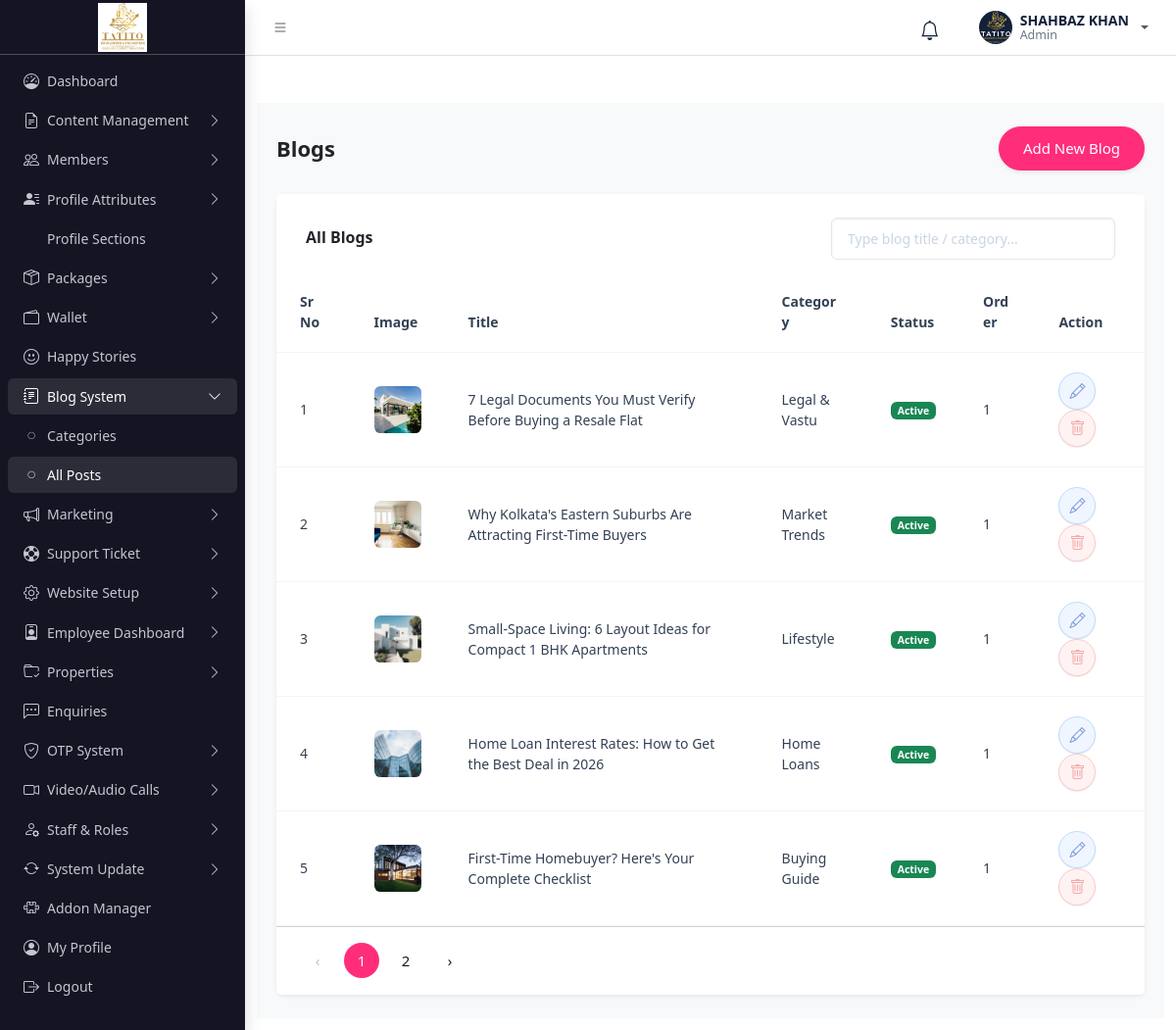
/admin/blog.php (signed in), run on the app's committed database.
### tables this page shows
CREATE TABLE `users` (
  `id` int(11) NOT NULL,
  `fullname` varchar(100) NOT NULL,
  `username` varchar(50) NOT NULL,
  `mobile_number` varchar(10) NOT NULL,
  `profile_image` varchar(255) DEFAULT NULL,
  `email_verified` tinyint(1) NOT NULL DEFAULT 0,
  `otp_code` varchar(6) DEFAULT NULL,
  `otp_expires` datetime DEFAULT NULL,
  `last_login` datetime DEFAULT NULL,
  `password` varchar(255) NOT NULL,
  `role` enum('admin','user') NOT NULL DEFAULT 'user',
  `account_type` enum('buyer','seller','builder','agent','developer') NOT NULL DEFAULT 'buyer',
  `created_at` timestamp NOT NULL DEFAULT current_timestamp(),
  `reset_token` varchar(64) DEFAULT NULL,
  `reset_expires` datetime DEFAULT NULL
);

CREATE TABLE `blogs` (
  `id` int(11) NOT NULL,
  `title` varchar(255) NOT NULL,
  `slug` varchar(255) NOT NULL,
  `category` varchar(100) DEFAULT NULL,
  `author` varchar(100) DEFAULT NULL,
  `image` varchar(255) DEFAULT NULL,
  `excerpt` varchar(500) DEFAULT NULL,
  `content` text DEFAULT NULL,
  `status` enum('Active','Inactive') NOT NULL DEFAULT 'Active',
  `blog_order` int(11) NOT NULL DEFAULT 1,
  `created_at` datetime DEFAULT current_timestamp(),
  `updated_at` datetime DEFAULT current_timestamp() ON UPDATE current_timestamp()
);

### admin/includes/security.php (called while the page is built, shortened)
<?php
if (!function_exists('csrf_token')) {
    function csrf_token() {
        return $_SESSION['csrf_token'];
    }
}

### admin/blog.php (the view, shortened to what this page needs)
<?php
require_once 'auth_check.php';
$uploadDir = __DIR__ . '/uploads/blogs/';
$perPage = 5;
$page = isset($_GET['page']) ? max(1, intval($_GET['page'])) : 1;
$totalBlogs = 0;
$stmt = $conn->prepare("SELECT COUNT(*) AS total FROM blogs");
if($stmt){
    $stmt->execute();
    $stmt->bind_result($totalBlogs);
}
$totalPages = max(1, (int) ceil($totalBlogs / $perPage));
$page = min($page, $totalPages);
$offset = ($page - 1) * $perPage;
$blogs = [];
$stmt = $conn->prepare("SELECT id, title, slug, category, author, image, status, blog_order FROM blogs ORDER BY blog_order ASC, id DESC LIMIT ?, ?");
if($stmt){
    $stmt->bind_param("ii", $offset, $perPage);
    $stmt->execute();
    $result = $stmt->get_result();
    while($row = $result->fetch_assoc()){
        $blogs[] = $row;
    }
}
$showFooter         = true;
$pageTitle          = 'Blogs';
$tableTitle         = 'All Blogs';
$showAddButton      = true;
$addButtonText      = 'Add New Blog';
$addModalId         = 'addBlogModal';
$showSearch         = true;
$searchPlaceholder  = 'Type blog title / category...';
$headers            = ['Sr No', 'Image', 'Title', 'Category', 'Status', 'Order', 'Action'];
$rows = [];
if(count($blogs) > 0) {
    $startNumber = (($page - 1) * $perPage) + 1;
    $i = $startNumber;
    foreach($blogs as $b) {
        $thumb = !empty($b['image']) && file_exists($uploadDir . $b['image'])
            ? '<img src="uploads/blogs/' . htmlspecialchars($b['image']) . '" alt="" style="width:48px;height:48px;object-fit:cover;border-radius:.4rem;">'
            : '<span class="text-muted small">No image</span>';
        $statusBadge = $b['status'] === 'Active'
            ? '<span class="badge bg-success">Active</span>'
            : '<span class="badge bg-secondary">Inactive</span>';
        $actionButtons = '
            <button class="btn btn-action btn-action-edit edit-btn" type="button"
               data-id="'.htmlspecialchars($b['id'], ENT_QUOTES).'"
               data-blog_id="'.htmlspecialchars($b['id'], ENT_QUOTES).'"
               data-title="'.htmlspecialchars($b['title'], ENT_QUOTES).'"
               data-slug="'.htmlspecialchars($b['slug'], ENT_QUOTES).'"
               data-category="'.htmlspecialchars($b['category'] ?? '', ENT_QUOTES).'"
               data-author="'.htmlspecialchars($b['author'] ?? '', ENT_QUOTES).'"
               data-status="'.htmlspecialchars($b['status'], ENT_QUOTES).'"
               data-blog_order="'.htmlspecialchars($b['blog_order'], ENT_QUOTES).'"
               data-bs-toggle="modal"
               data-bs-target="#editBlogModal">
               <i class="bi bi-pencil"></i>
            </button>
            <a class="btn btn-action btn-action-delete" href="blog.php?delete='.$b['id'].'&csrf_token='.urlencode(csrf_token()).'" onclick="return confirm(\'Delete this blog post? This cannot be undone.\');">
                <i class="bi bi-trash"></i>
            </a>';
        $rows[] = [
            $i++,
            $thumb,
            htmlspecialchars($b['title']),
            htmlspecialchars($b['category'] ?? '—'),
            $statusBadge,
            htmlspecialchars($b['blog_order']),
            $actionButtons
        ];
    }
}
?>
<!DOCTYPE html>
<html>
<head>
    <link rel="stylesheet" href="css/adminlte.css">
    <link rel="stylesheet" href="https://cdn.jsdelivr.net/npm/bootstrap-icons@1.11.3/font/bootstrap-icons.css">
</head>
<body>
    <div class="app-wrapper">
        <?php include 'nav.php'; ?>
        <?php include 'sidebar.php'; ?>
        <main class="app-main">
            <div class="container mt-5">
                <div class="row justify-content-center">
                    <div class="col-md-12">
                        <?php include __DIR__ . '/components/table/table.php'; ?>
                    </div>
                </div>
            </div>
        </main>
    </div>
    <?php include __DIR__ . '/includes/ui_footer.php'; ?>
</body>
</html>

### admin/nav.php (shortened to what this page needs)
<?php
require_once __DIR__ . '/includes/security.php';
require_once __DIR__ . '/config.php';
$user = null;
if(isset($_SESSION['id'])){
    $stmt = $conn->prepare("SELECT * FROM users WHERE id = ?");
    $stmt->bind_param("i", $_SESSION['id']);
    $stmt->execute();
    $result = $stmt->get_result();
    $user = $result->fetch_assoc();
}
$fullname = $user["fullname"] ?? ($_SESSION['fullname'] ?? 'Guest');
$role     = $user["role"] ?? 'admin';
$avatar_image = $user["profile_image"] ?? '';
$has_avatar_image = !empty($avatar_image) && file_exists($avatar_image);
?>
<nav class="app-header navbar navbar-expand bg-body">
    <div class="container-fluid">
        <ul class="navbar-nav">
            <li class="nav-item">
                <a class="nav-link" data-lte-toggle="sidebar" href="#">
                    <i class="bi bi-list"></i>
                </a>
            </li>
        </ul>
        <ul class="navbar-nav ms-auto align-items-center gap-2">
            <li class="nav-item dropdown">
                <a class="nav-link bell-link" href="#" data-bs-toggle="dropdown" aria-label="Notifications">
                    <i class="bi bi-bell fs-5"></i>
                </a>
            </li>
            <li class="nav-item dropdown">
                <a class="nav-link dropdown-toggle d-flex align-items-center gap-2" data-bs-toggle="dropdown" href="#">
                    <span class="user-avatar-sm">
                        <?php if ($has_avatar_image): ?>
                            <img src="<?php echo htmlspecialchars($avatar_image); ?>" alt="<?php echo htmlspecialchars($fullname); ?>">
                        <?php else: ?>
                            <?php echo $user ? strtoupper(substr($fullname, 0, 1)) : '?'; ?>
                        <?php endif; ?>
                    </span>
                    <span class="user-info-inline d-none d-md-flex flex-column">
                        <span class="name"><?php echo htmlspecialchars(strtoupper($fullname)); ?></span>
                        <span class="role"><?php echo htmlspecialchars($role); ?></span>
                    </span>
                </a>
            </li>
        </ul>
    </div>
</nav>

### admin/components/table/table.php (shortened to what this page needs)
<?php
$currentPage = isset($currentPage) ? max(1, intval($currentPage)) : (isset($page) ? max(1, intval($page)) : 1);
$totalPages = isset($totalPages) ? max(1, intval($totalPages)) : 1;
?>
<?php if(!defined('TABLE_COMPONENT_CSS_INCLUDED')): define('TABLE_COMPONENT_CSS_INCLUDED', true); ?>
<link rel="stylesheet" href="components/table/table.css">
<?php endif; ?>
<div class="container-fluid py-4 bg-light min-vh-100">
    <div class="d-flex justify-content-between align-items-center mb-4 px-2">
        <h3 class="fw-semibold mb-0 text-dark" style="font-size: 22px;"><?= htmlspecialchars($pageTitle) ?></h3>
        <?php if(!empty($showAddButton) && !empty($addModalId)): ?>
            <button class="btn btn-primary-custom rounded-pill shadow-sm" data-bs-toggle="modal" data-bs-target="#<?= htmlspecialchars($addModalId) ?>">
                <span><?= htmlspecialchars($addButtonText) ?></span>
            </button>
        <?php endif; ?>
    </div>
    <div class="card card-custom border-0 shadow-sm rounded-3 mx-2">
        <div class="card-header card-header-custom bg-white border-0">
            <div class="row align-items-center g-3">
                <div class="col-md-6">
                    <h5 class="fw-semibold mb-0 text-dark" style="font-size: 16px;"><?= htmlspecialchars($tableTitle) ?></h5>
                </div>
                <?php if(!empty($showSearch)): ?>
                    <div class="col-md-6 text-md-end">
                        <input type="search" class="form-control d-inline-block search-input-custom" placeholder="<?= htmlspecialchars($searchPlaceholder ?? '') ?>">
                    </div>
                <?php endif; ?>
            </div>
        </div>
        <div class="table-responsive">
            <table class="table table-custom align-middle">
                <thead>
                    <tr>
                        <?php foreach($headers as $header): ?>
                            <th><?= htmlspecialchars($header) ?></th>
                        <?php endforeach; ?>
                    </tr>
                </thead>
                <tbody>
                    <?php if(!empty($rows)): ?>
                        <?php foreach($rows as $row): ?>
                            <tr>
                                <?php foreach($row as $cell): ?>
                                    <td><?= $cell ?></td>
                                <?php endforeach; ?>
                            </tr>
                        <?php endforeach; ?>
                    <?php else: ?>
                        <tr>
                            <td colspan="<?= count($headers) ?>" class="text-center py-5 text-muted">No records found</td>
                        </tr>
                    <?php endif; ?>
                </tbody>
            </table>
        </div>
        <?php if(!empty($showFooter)): ?>
<div class="card-footer bg-white d-flex justify-content-between align-items-center px-4 py-3 ">
    <nav>
        <ul class="pagination custom-pagination mb-0">
            <li class="page-item <?= ($currentPage <= 1) ? 'disabled' : '' ?>">
                <a class="page-link"
                   href="?page=<?= $currentPage-1 ?>">
                    &lsaquo;
                </a>
            </li>
            <?php for($i=1;$i<=$totalPages;$i++): ?>
                <li class="page-item <?= ($currentPage==$i)?'active':'' ?>">
                    <a class="page-link"
                       href="?page=<?= $i ?>">
                        <?= $i ?>
                    </a>
                </li>
            <?php endfor; ?>
            <li class="page-item <?= ($currentPage >= $totalPages) ? 'disabled' : '' ?>">
                <a class="page-link"
                   href="?page=<?= $currentPage+1 ?>">
                    &rsaquo;
                </a>
            </li>
        </ul>
    </nav>
</div>
<?php endif; ?>
    </div>
</div>

### data on the page
users: profile_image (picture), fullname "SHAHBAZ KHAN", role "Admin"
blogs: blog_order "1", image (picture), title "7 Legal Documents You Must Verify Before Buying a Resale Flat", cell "Legal & Vastu", status "Active"
blogs: cell "2", image (picture), cell "Why Kolkata's Eastern Suburbs Are Attracting First-Time Buyers", category "Market Trends", status "Active", blog_order "1"
blogs: cell "3", image (picture), title "Small-Space Living: 6 Layout Ideas for Compact 1 BHK Apartments", category "Lifestyle", status "Active", blog_order "1"
blogs: cell "4", image (picture), title "Home Loan Interest Rates: How to Get the Best Deal in 2026", category "Home Loans", status "Active", blog_order "1"
blogs: cell "5", image (picture), cell "First-Time Homebuyer? Here's Your Complete Checklist", category "Buying Guide", status "Active", blog_order "1"

### other printed values
$item['label'] "Dashboard"
$group['label'] "Content Management"
$group['label'] "Members"
$group['label'] "Profile Attributes"
$item['label'] "Profile Sections"
$group['label'] "Packages"
$group['label'] "Wallet"
$item['label'] "Happy Stories"
$group['label'] "Blog System"
$item['label'] "Categories"
$item['label'] "All Posts"
$group['label'] "Marketing"
$group['label'] "Support Ticket"
$group['label'] "Website Setup"
$group['label'] "Employee Dashboard"
